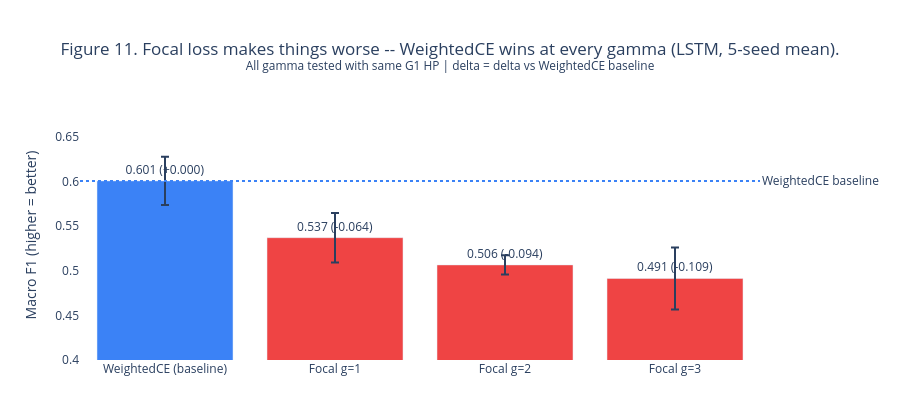

This figure's notebook cell:
### Markdown cell above
*Figure 10. Block-bootstrap 95% confidence intervals on the test set. The CIs for XGBoost [0.671, 0.761] and CNN-LSTM [0.576, 0.649] do not overlap, which means the 0.107 F1 gap between them is statistically distinguishable given the 86 effective independent samples available. The wide intervals reflect real uncertainty -- with only ~86 independent test windows, all point estimates carry substantial sampling noise. This is why bootstrap CI is reported alongside seed variance.*

### Code cell
"""
Figure 11 -- Focal loss ablation: gamma in {1,2,3} vs WeightedCE baseline (LSTM).
"""

import json
import plotly.graph_objects as go

with open("../reports/rigor/2026-05-13/G3/focal_ablation.json") as f:
    focal = json.load(f)

labels  = ["WeightedCE (baseline)", "Focal g=1", "Focal g=2", "Focal g=3"]
means   = [
    focal["weighted_ce_baseline"]["mean_macro_f1"],
    focal["focal_gamma_1"]["mean_macro_f1"],
    focal["focal_gamma_2"]["mean_macro_f1"],
    focal["focal_gamma_3"]["mean_macro_f1"],
]
stds    = [
    focal["weighted_ce_baseline"]["std_macro_f1"],
    focal["focal_gamma_1"]["std_macro_f1"],
    focal["focal_gamma_2"]["std_macro_f1"],
    focal["focal_gamma_3"]["std_macro_f1"],
]
deltas  = [0] + [focal[f"focal_gamma_{g}"]["delta_vs_baseline"] for g in [1,2,3]]
colors  = ["#3b82f6"] + ["#ef4444"] * 3

fig = go.Figure()
fig.add_trace(go.Bar(
    x=labels, y=means,
    error_y=dict(type="data", array=stds, visible=True),
    marker_color=colors,
    text=[f"{m:.3f} ({d:+.3f})" for m, d in zip(means, deltas)],
    textposition="outside",
))
fig.add_hline(y=means[0], line_dash="dot", line_color="#3b82f6",
              annotation_text="WeightedCE baseline", annotation_position="right")

fig.update_layout(
    title={
        "text": (
            "Figure 11. Focal loss makes things worse -- WeightedCE wins at every gamma (LSTM, 5-seed mean).<br>"
            "<sup>All gamma tested with same G1 HP | delta = delta vs WeightedCE baseline</sup>"
        ),
        "x": 0.5, "xanchor": "center",
    },
    yaxis=dict(title="Macro F1 (higher = better)", range=[0.40, 0.68]),
    plot_bgcolor="white",
    height=420,
    margin=dict(t=110, b=60, r=140),
    font=dict(size=12),
    showlegend=False,
)

# fig.write_html("../reports/figure11_focal_ablation.html")  # removed: individual figure exports disabled
fig.show()
# print("Saved: reports/figure11_focal_ablation.html")

### Figure 1 — Plotly figure (JSON) as saved in the notebook; plotly's stock layout.template omitted (floating-point values rounded to 4 significant figures)
{"data": [{"error_y": {"array": [0.027, 0.0277, 0.0107, 0.0347], "type": "data", "visible": true}, "marker": {"color": ["#3b82f6", "#ef4444", "#ef4444", "#ef4444"]}, "text": ["0.601 (+0.000)", "0.537 (-0.064)", "0.506 (-0.094)", "0.491 (-0.109)"], "textposition": "outside", "type": "bar", "x": ["WeightedCE (baseline)", "Focal g=1", "Focal g=2", "Focal g=3"], "y": [0.6006, 0.537, 0.5065, 0.4913]}], "layout": {"annotations": [{"showarrow": false, "text": "WeightedCE baseline", "x": 1, "xanchor": "left", "xref": "x domain", "y": 0.6006, "yanchor": "middle", "yref": "y"}], "font": {"size": 12}, "height": 420, "margin": {"b": 60, "r": 140, "t": 110}, "plot_bgcolor": "white", "shapes": [{"line": {"color": "#3b82f6", "dash": "dot"}, "type": "line", "x0": 0, "x1": 1, "xref": "x domain", "y0": 0.6006, "y1": 0.6006, "yref": "y"}], "showlegend": false, "title": {"text": "Figure 11. Focal loss makes things worse -- WeightedCE wins at every gamma (LSTM, 5-seed mean).<br><sup>All gamma tested with same G1 HP | delta = delta vs WeightedCE baseline</sup>", "x": 0.5, "xanchor": "center"}, "yaxis": {"range": [0.4, 0.68], "title": {"text": "Macro F1 (higher = better)"}}}}
